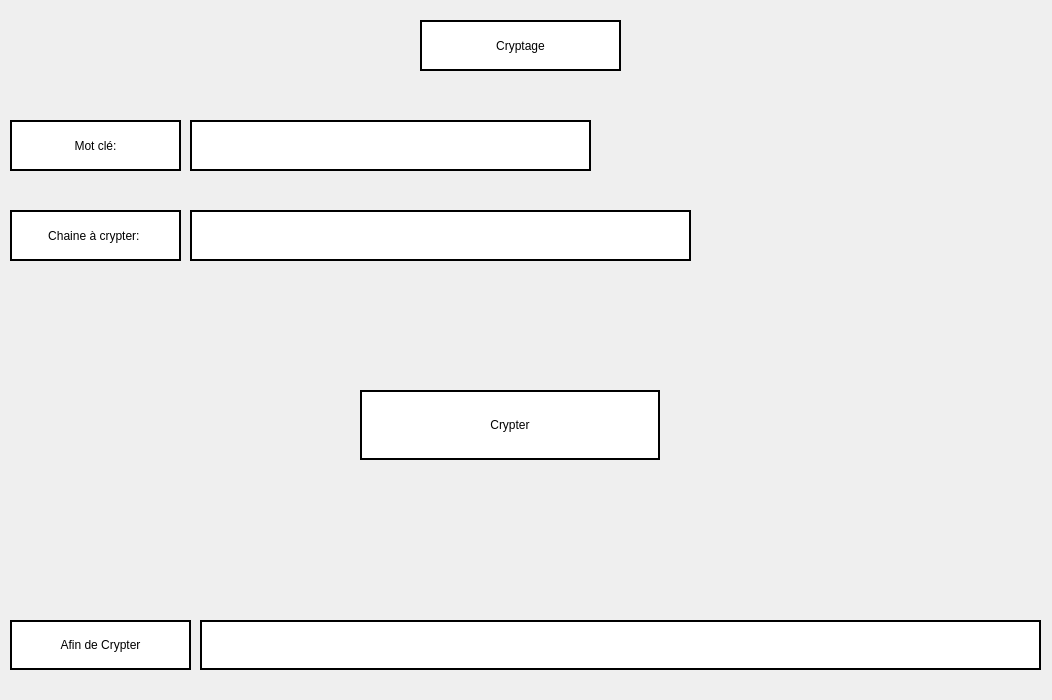
<?xml version="1.0" encoding="UTF-8"?>
<ui version="4.0">
 <class>Form</class>
 <widget class="QWidget" name="Form">
  <property name="geometry">
   <rect>
    <x>0</x>
    <y>0</y>
    <width>1052</width>
    <height>700</height>
   </rect>
  </property>
  <property name="windowTitle">
   <string>Form</string>
  </property>
  <widget class="QLabel" name="label">
   <property name="geometry">
    <rect>
     <x>420</x>
     <y>20</y>
     <width>201</width>
     <height>51</height>
    </rect>
   </property>
   <property name="styleSheet">
    <string notr="true">border: 2px solid black;
font: 75 11pt &quot;MS Shell Dlg 2&quot;;
background-color: white;</string>
   </property>
   <property name="text">
    <string>Cryptage</string>
   </property>
   <property name="alignment">
    <set>Qt::AlignCenter</set>
   </property>
  </widget>
  <widget class="QLineEdit" name="pushCl">
   <property name="geometry">
    <rect>
     <x>190</x>
     <y>120</y>
     <width>401</width>
     <height>51</height>
    </rect>
   </property>
   <property name="styleSheet">
    <string notr="true">border: 2px solid black;
font: 75 11pt &quot;MS Shell Dlg 2&quot;;
background-color: white;</string>
   </property>
   <property name="alignment">
    <set>Qt::AlignCenter</set>
   </property>
  </widget>
  <widget class="QLabel" name="label_2">
   <property name="geometry">
    <rect>
     <x>10</x>
     <y>120</y>
     <width>171</width>
     <height>51</height>
    </rect>
   </property>
   <property name="styleSheet">
    <string notr="true">border: 2px solid black;
font: 75 11pt &quot;MS Shell Dlg 2&quot;;
background-color: white;</string>
   </property>
   <property name="text">
    <string>Mot clé:</string>
   </property>
   <property name="alignment">
    <set>Qt::AlignCenter</set>
   </property>
  </widget>
  <widget class="QLabel" name="label_6">
   <property name="geometry">
    <rect>
     <x>10</x>
     <y>620</y>
     <width>181</width>
     <height>50</height>
    </rect>
   </property>
   <property name="styleSheet">
    <string notr="true">border: 2px solid black;
font: 75 11pt &quot;MS Shell Dlg 2&quot;;
background-color: white;</string>
   </property>
   <property name="text">
    <string>Afin de Crypter</string>
   </property>
   <property name="alignment">
    <set>Qt::AlignCenter</set>
   </property>
  </widget>
  <widget class="QLabel" name="label_3">
   <property name="geometry">
    <rect>
     <x>10</x>
     <y>210</y>
     <width>171</width>
     <height>51</height>
    </rect>
   </property>
   <property name="styleSheet">
    <string notr="true">border: 2px solid black;
font: 75 11pt &quot;MS Shell Dlg 2&quot;;
background-color: white;</string>
   </property>
   <property name="text">
    <string>Chaine à crypter: </string>
   </property>
   <property name="alignment">
    <set>Qt::AlignCenter</set>
   </property>
  </widget>
  <widget class="QLineEdit" name="pushCrypt">
   <property name="geometry">
    <rect>
     <x>190</x>
     <y>210</y>
     <width>501</width>
     <height>51</height>
    </rect>
   </property>
   <property name="styleSheet">
    <string notr="true">border: 2px solid black;
font: 75 11pt &quot;MS Shell Dlg 2&quot;;
background-color: white;</string>
   </property>
   <property name="alignment">
    <set>Qt::AlignCenter</set>
   </property>
  </widget>
  <widget class="QLabel" name="resultat">
   <property name="geometry">
    <rect>
     <x>200</x>
     <y>620</y>
     <width>841</width>
     <height>50</height>
    </rect>
   </property>
   <property name="styleSheet">
    <string notr="true">border: 2px solid black;
font: 75 11pt &quot;MS Shell Dlg 2&quot;;
background-color: white;</string>
   </property>
   <property name="text">
    <string/>
   </property>
   <property name="alignment">
    <set>Qt::AlignCenter</set>
   </property>
  </widget>
  <widget class="QPushButton" name="crypterButt">
   <property name="geometry">
    <rect>
     <x>360</x>
     <y>390</y>
     <width>300</width>
     <height>70</height>
    </rect>
   </property>
   <property name="styleSheet">
    <string notr="true">border: 2px solid black;
font: 75 15pt &quot;MS Shell Dlg 2&quot;;
background-color: white;</string>
   </property>
   <property name="text">
    <string>Crypter</string>
   </property>
  </widget>
 </widget>
 <resources/>
 <connections/>
</ui>
